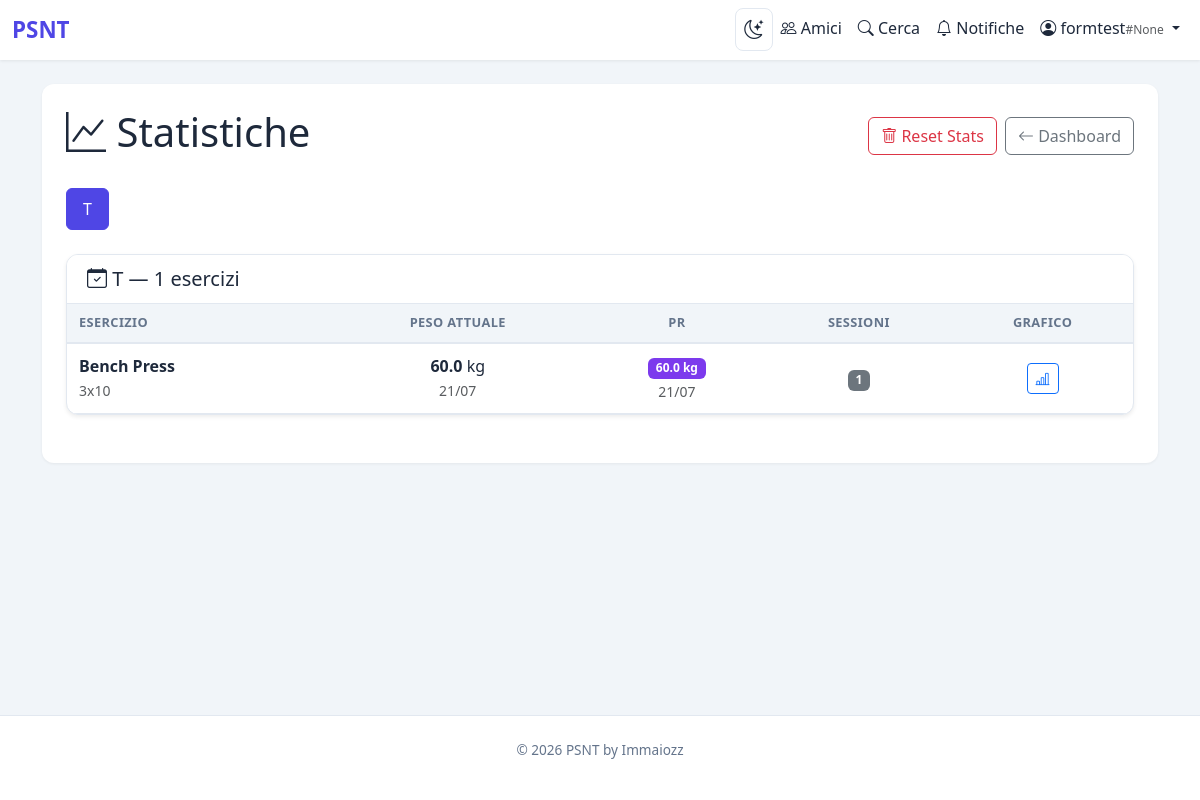
The app's page /stats (signed in) with its own data.
### flask_app.py (models this page shows, shortened)
class User(UserMixin, db.Model):
    id = db.Column(db.Integer, primary_key=True)
    username = db.Column(db.String(80), unique=True, nullable=False, index=True)
    email = db.Column(db.String(120), unique=True, nullable=False, index=True)
    password_hash = db.Column(db.String(255), nullable=False)
    profile_image = db.Column(db.Text, nullable=True)
    friend_code = db.Column(db.String(4), unique=True, nullable=True, index=True)
    public_token = db.Column(db.String(36), unique=True, nullable=True, index=True)
    is_admin = db.Column(db.Boolean, default=False, nullable=False)
    created_at = db.Column(db.DateTime, default=datetime.utcnow)
    routines = db.relationship('Routine', backref='user', lazy=True, cascade='all, delete-orphan')
    routine_exercises = db.relationship('RoutineExercise', backref='user', lazy=True, cascade='all, delete-orphan')
    routine_sessions = db.relationship('RoutineSession', backref='user', lazy=True, cascade='all, delete-orphan')
    workouts = db.relationship('Workout', backref='user', lazy=True, cascade='all, delete-orphan')
    weight_history = db.relationship('WeightHistory', backref='user', lazy=True, cascade='all, delete-orphan')

class Routine(db.Model):
    id = db.Column(db.Integer, primary_key=True)
    user_id = db.Column(db.Integer, db.ForeignKey('user.id'), nullable=False)
    name = db.Column(db.String(50), nullable=False)
    position = db.Column(db.Integer, nullable=False, default=0)
    public_token = db.Column(db.String(36), unique=True, nullable=True, index=True)
    created_at = db.Column(db.DateTime, default=datetime.utcnow)
    exercises = db.relationship('RoutineExercise', backref='routine', lazy=True, cascade='all, delete-orphan',
                                order_by='RoutineExercise.position.asc()')
    sessions = db.relationship('RoutineSession', backref='routine', lazy=True, cascade='all, delete-orphan')

class RoutineExercise(db.Model):
    id = db.Column(db.Integer, primary_key=True)
    routine_id = db.Column(db.Integer, db.ForeignKey('routine.id'), nullable=False)
    user_id = db.Column(db.Integer, db.ForeignKey('user.id'), nullable=False)
    exercise = db.Column(db.String(120), nullable=False)
    exercise_id = db.Column(db.String(10), nullable=True)
    default_sets = db.Column(db.Integer, nullable=True)
    default_reps = db.Column(db.String(50), nullable=True)
    notes = db.Column(db.Text, nullable=True)
    position = db.Column(db.Integer, nullable=True)
    superset_id = db.Column(db.Integer, nullable=True)
    created_at = db.Column(db.DateTime, default=datetime.utcnow)

class RoutineSession(db.Model):
    id = db.Column(db.Integer, primary_key=True)
    routine_id = db.Column(db.Integer, db.ForeignKey('routine.id'), nullable=False)
    user_id = db.Column(db.Integer, db.ForeignKey('user.id'), nullable=False)
    date = db.Column(db.Date, nullable=False, default=datetime.utcnow)
    created_at = db.Column(db.DateTime, default=datetime.utcnow)
    workouts = db.relationship('Workout', backref='session', lazy=True, cascade='all, delete-orphan')

### flask_app.py (the view)
@app.route("/stats")
@login_required
def stats():
    routines = Routine.query.filter_by(user_id=current_user.id).order_by(Routine.position.asc()).all()
    if not routines:
        return render_template("stats.html", routine_stats={}, routines=[])
    routine_ids = [r.id for r in routines]
    exercises_by_routine = {}
    for re in RoutineExercise.query.filter(RoutineExercise.routine_id.in_(routine_ids)).order_by(RoutineExercise.position.asc()).all():
        exercises_by_routine.setdefault(re.routine_id, []).append(re)
    sessions = RoutineSession.query.filter(
        RoutineSession.routine_id.in_(routine_ids),
        RoutineSession.user_id == current_user.id
    ).order_by(RoutineSession.date.desc()).all()
    session_ids = [s.id for s in sessions]
    all_workouts = Workout.query.filter(
        Workout.session_id.in_(session_ids),
        Workout.user_id == current_user.id
    ).all()
    workout_lookup = {}
    for wo in all_workouts:
        workout_lookup.setdefault(wo.session_id, {})[wo.exercise] = wo
    session_by_id = {s.id: s for s in sessions}
    routine_stats = {}
    for r in routines:
        template_exercises = exercises_by_routine.get(r.id, [])
        ex_stats = []
        for re in template_exercises:
            session_workouts = []
            for s in sessions:
                if s.routine_id != r.id:
                    continue
                wo = workout_lookup.get(s.id, {}).get(re.exercise)
                if wo:
                    session_workouts.append((s, wo))
            latest_sw = session_workouts[0] if session_workouts else None
            pr_sw = max(session_workouts, key=lambda x: float(x[1].weight) if x[1].weight else 0) if session_workouts else None
            latest_weight = None
            latest_date = None
            if latest_sw:
                try:
                    latest_weight = float(latest_sw[1].weight.replace(",", ".")) if latest_sw[1].weight else None
                except (ValueError, AttributeError):
                    latest_weight = None
                latest_date = latest_sw[0].date
            pr_weight = None
            pr_date = None
            if pr_sw and pr_sw[1].weight:
                try:
                    pr_weight = float(pr_sw[1].weight.replace(",", "."))
                    pr_date = pr_sw[0].date
                except (ValueError, AttributeError):
                    pass
            ex_stats.append({
                "routine_exercise": re,
                "name_it": _resolve_exercise_name(re.exercise, re.exercise_id),
                "latest_weight": latest_weight,
                "latest_date": latest_date,
                "pr_weight": pr_weight,
                "pr_date": pr_date,
                "total_sessions": len(session_workouts),
            })
        if ex_stats:
            routine_stats[r.name] = ex_stats
    return render_template("stats.html", routine_stats=routine_stats, routines=routines)

### templates/stats.html (shortened to what this page needs)
{% extends "base.html" %}
{% block content %}
<div class="d-flex justify-content-between align-items-center mb-4">
    <h1 style="color:var(--text-color);"><i class="bi bi-graph-up"></i> Statistiche</h1>
    <div class="d-flex gap-2">
        <form method="POST" action="{{ url_for('clear_stats') }}" id="clearStatsForm" onsubmit="return confirm('Vuoi cancellare TUTTI i dati delle sessioni e dei pesi? Questa azione non può essere annullata.');">
            <button type="submit" class="btn btn-outline-danger" title="Cancella tutti i dati">
                <i class="bi bi-trash"></i> Reset Stats
            </button>
        </form>
        <a href="{{ url_for('dashboard') }}" class="btn btn-outline-secondary">
            <i class="bi bi-arrow-left"></i> Dashboard
        </a>
    </div>
</div>
{% if routines|length > 0 %}
<ul class="nav nav-pills mb-4" id="routineTabs" role="tablist">
    {% for r in routines %}
    <li class="nav-item me-1">
        <button class="nav-link {% if loop.first %}active{% endif %}" data-bs-toggle="pill" data-bs-target="#tab-{{ r.id }}" type="button">
            {{ r.name }}
        </button>
    </li>
    {% endfor %}
</ul>
<div class="tab-content">
    {% for r in routines %}
    <div class="tab-pane fade {% if loop.first %}show active{% endif %}" id="tab-{{ r.id }}">
        {% if routine_stats[r.name] and routine_stats[r.name]|length > 0 %}
        <div class="card shadow-sm stat-card mb-4">
            <div class="card-header d-flex justify-content-between align-items-center">
                <h5 class="mb-0" style="color:var(--text-color);"><i class="bi bi-calendar-check"></i> {{ r.name }} — {{ routine_stats[r.name]|length }} esercizi</h5>
            </div>
            <div class="card-body p-0">
                <div class="table-responsive">
                    <table class="stats-table mb-0">
                        <thead>
                            <tr>
                                <th>Esercizio</th>
                                <th class="text-center">Peso Attuale</th>
                                <th class="text-center">PR</th>
                                <th class="text-center">Sessioni</th>
                                <th class="text-center">Grafico</th>
                            </tr>
                        </thead>
                        <tbody>
                            {% for ex in routine_stats[r.name] %}
                            <tr class="exercise-row">
                                <td>
                                    <span class="fw-semibold">{{ ex.name_it }}</span>
                                    <br><small class="text-muted">{{ ex.routine_exercise.default_sets or '-' }}x{{ ex.routine_exercise.default_reps or '-' }}</small>
                                </td>
                                <td class="text-center">
                                    {% if ex.latest_weight is not none %}
                                        <span class="fw-bold">{{ ex.latest_weight }}</span> kg
                                        <br><small class="text-muted">{{ ex.latest_date.strftime('%d/%m') if ex.latest_date else '' }}</small>
                                    {% else %}
                                        <span class="text-muted">-</span>
                                    {% endif %}
                                </td>
                                <td class="text-center">
                                    {% if ex.pr_weight is not none %}
                                        <span class="badge pr-badge">{{ ex.pr_weight }} kg</span>
                                        <br><small class="text-muted">{{ ex.pr_date.strftime('%d/%m') if ex.pr_date else '' }}</small>
                                    {% else %}
                                        <span class="text-muted">-</span>
                                    {% endif %}
                                </td>
                                <td class="text-center">
                                    <span class="badge bg-secondary">{{ ex.total_sessions }}</span>
                                </td>
                                <td class="text-center">
                                    {% if ex.total_sessions > 0 %}
                                    <button class="btn btn-sm btn-outline-primary" onclick="openChart({{ r.id }}, '{{ ex.name_it | replace("'", "\\'") }}', '{{ ex.routine_exercise.exercise_id or '' }}')">
                                        <i class="bi bi-bar-chart-line"></i>
                                    </button>
                                    {% endif %}
                                </td>
                            </tr>
                            {% endfor %}
                        </tbody>
                    </table>
                </div>
            </div>
        </div>
        {% else %}
        <div class="alert alert-secondary">
            <i class="bi bi-info-circle"></i> Nessun esercizio in {{ r.name }}.
            <a href="{{ url_for('manage_routine', token=r.public_token) }}" class="alert-link">Gestisci la routine</a>
        </div>
        {% endif %}
    </div>
    {% endfor %}
</div>
{% else %}
<div class="text-center py-5">
    <i class="bi bi-graph-up display-1 text-muted"></i>
    <h4 class="mt-3 text-muted">Nessuna routine</h4>
    <p class="text-muted">Crea una routine per iniziare a tracciare i progressi.</p>
</div>
{% endif %}
{% endblock %}

### templates/base.html (shortened to what this page needs)
<!DOCTYPE html>
<html lang="it">
<head>
    <link href="https://cdn.jsdelivr.net/npm/bootstrap@5.3.0/dist/css/bootstrap.min.css" rel="stylesheet">
    <link rel="stylesheet" href="https://cdn.jsdelivr.net/npm/bootstrap-icons@1.11.0/font/bootstrap-icons.css">
</head>
<body>
    <nav class="navbar navbar-expand-lg navbar-light">
        <div class="container-fluid">
            <a class="navbar-brand" href="{% if current_user.is_authenticated %}{{ url_for('dashboard') }}{% else %}{{ url_for('landing') }}{% endif %}">
                 PSNT
            </a>
            <div class="collapse navbar-collapse" id="navbarNav">
                <ul class="navbar-nav ms-auto">
                    {% if current_user.is_authenticated %}
                        <li class="nav-item">
                            <button class="dark-toggle nav-link" id="darkToggle" title="Modalit notturna">
                                <i class="bi bi-moon-stars"></i>
                            </button>
                        </li>
                        <li class="nav-item">
                            <a class="nav-link text-dark-readable" href="{{ url_for('friends_list') }}">
                                <i class="bi bi-people"></i> Amici
                            </a>
                        </li>
                        <li class="nav-item">
                            <a class="nav-link text-dark-readable" href="{{ url_for('search_users') }}">
                                <i class="bi bi-search"></i> Cerca
                            </a>
                        </li>
                        <li class="nav-item">
                            <a class="nav-link text-dark-readable" href="{{ url_for('notifications') }}">
                                <i class="bi bi-bell"></i> Notifiche
                            </a>
                        </li>
                        <li class="nav-item dropdown">
                            <a class="nav-link dropdown-toggle text-dark-readable" href="#" role="button" data-bs-toggle="dropdown" aria-expanded="false">
                                {% if current_user.profile_image %}
                                    <img src="{{ current_user.profile_image }}" alt="" style="width:22px;height:22px;border-radius:50%;object-fit:cover;vertical-align:middle;margin-right:4px;">
                                {% else %}
                                    <i class="bi bi-person-circle"></i>
                                {% endif %}
                                {{ current_user.username }}<span class="text-muted" style="font-size:.75rem;">#{{ current_user.friend_code }}</span>
                            </a>
                        </li>
                    {% endif %}
                </ul>
            </div>
        </div>
    </nav>
    <main>
        <div class="container">
            <div class="container-main">
                {% block content %}{% endblock %}
            </div>
        </div>
    </main>
    <footer class="footer">
        <div class="container">
            <p>&copy; 2026 PSNT by Immaiozz</p>
        </div>
    </footer>
</body>
</html>

### records on screen
User: username "formtest", friend_code "None"
Routine: name "T", routine_stats "1"
RoutineExercise: name_it "Bench Press", routine_exercise "3", routine_exercise "10", latest_weight "60.0", latest_date "21/07", pr_weight "60.0", pr_date "21/07", total_sessions "1"
